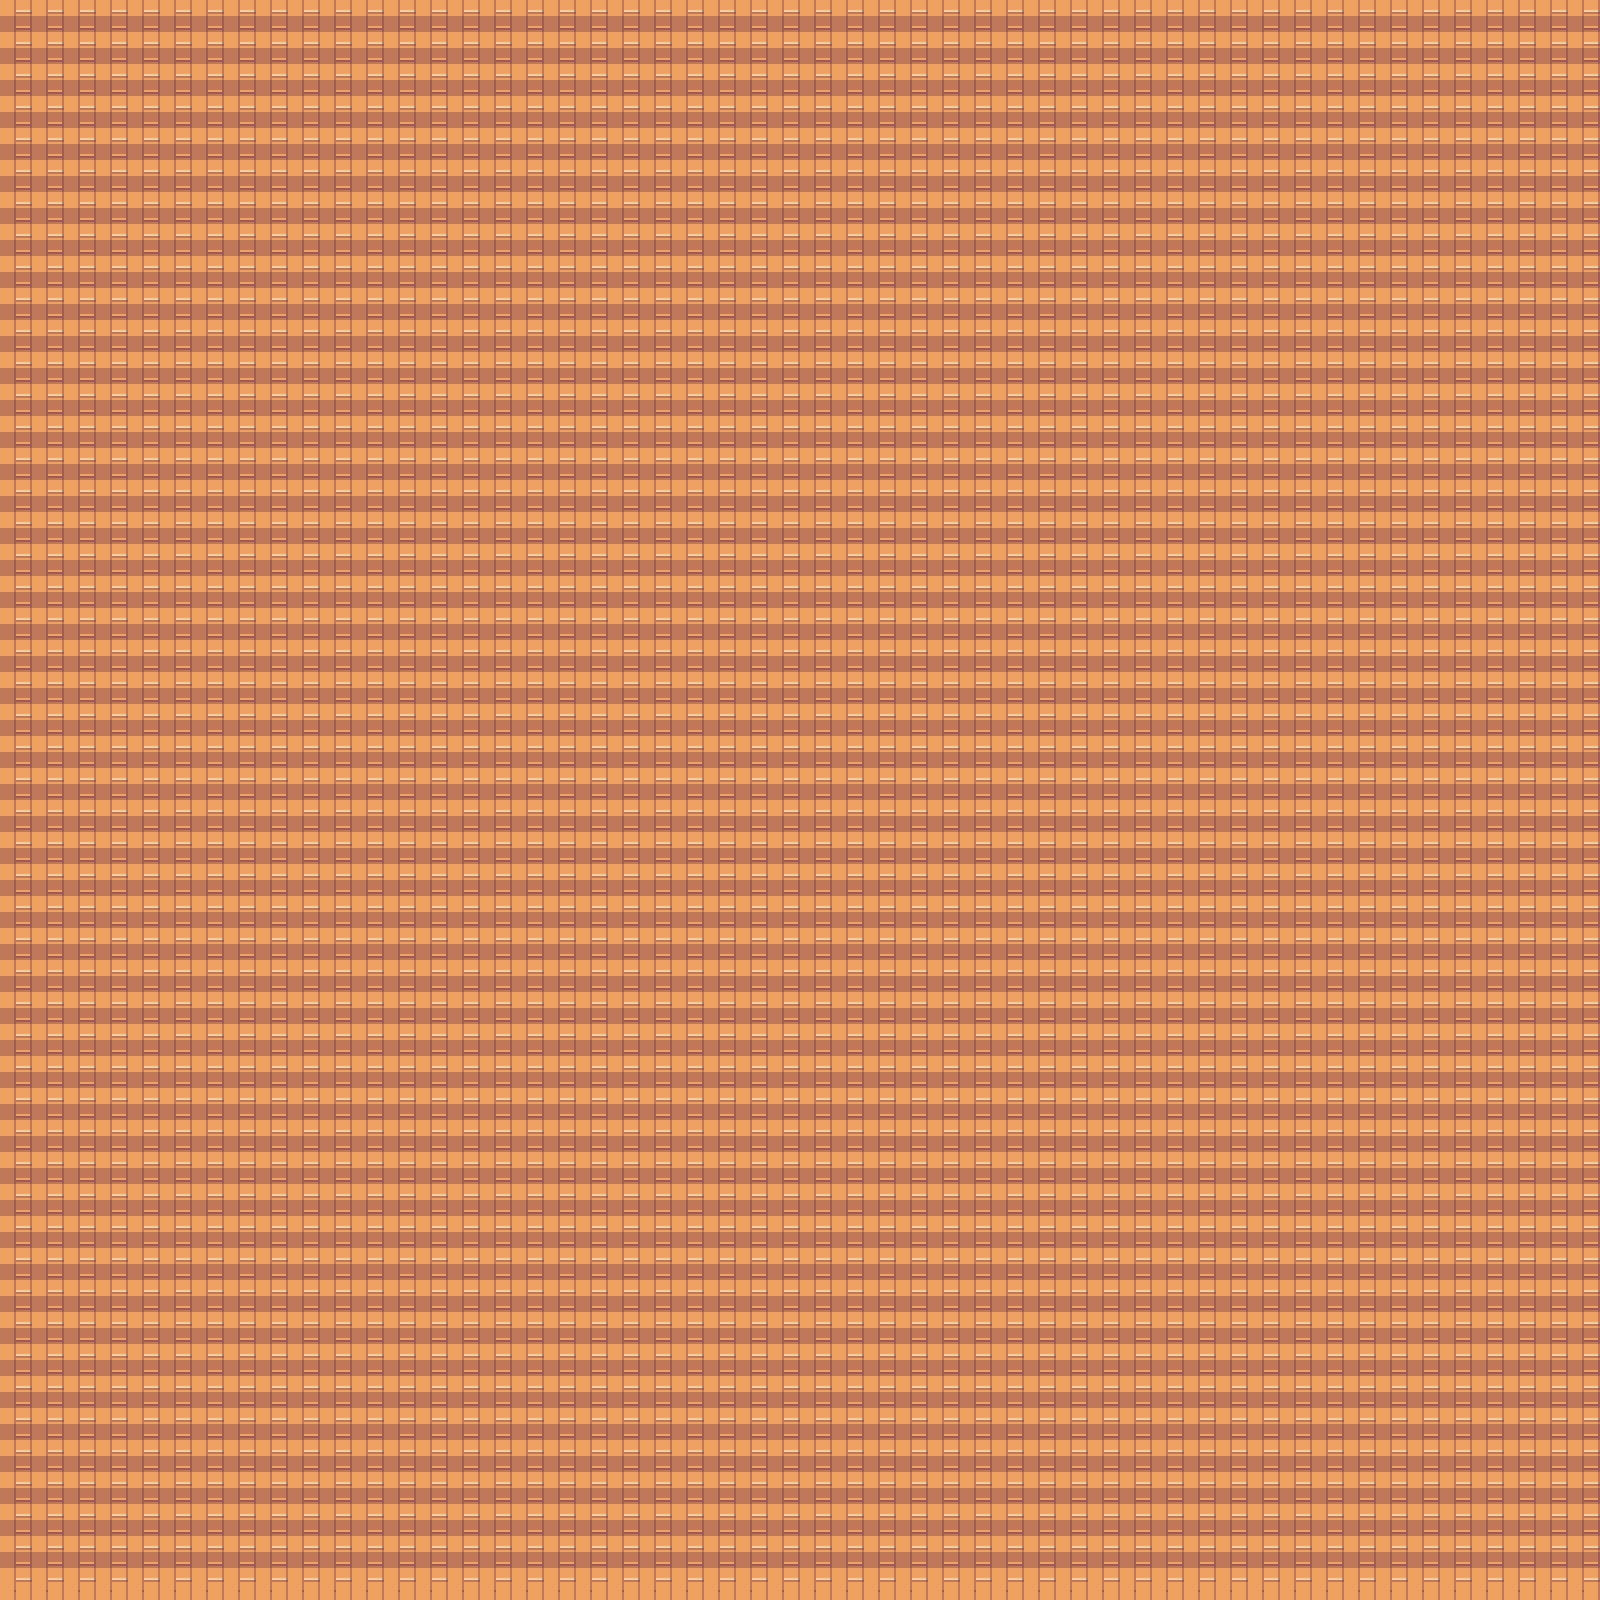

Rendered tile map (Tiled .tmx) drawn with the repository's tilesets; below, a short description and the map source with its tile grids summarised:
An orthogonal 100x100 tile map with 16x16 px tiles, 1 tile layer (Ground).

<map version="1.10" tiledversion="1.12.2" orientation="orthogonal" renderorder="right-down" width="100" height="100" tilewidth="16" tileheight="16" infinite="0" nextlayerid="2" nextobjectid="1">
 <tileset firstgid="1" name="atlas_32x" tilewidth="32" tileheight="32" tilecount="768" columns="48">
  <grid orientation="orthogonal" width="16" height="16" />
  <image source="tiled/Super_Retro_World_Interior_pack_week42/atlas_32x.png" width="1536" height="512" />
 </tileset>
 <layer id="1" name="Ground" width="100" height="100">
  <data>[10000 cells, 10000 non-empty, 4 distinct tile ids]</data>
 </layer>
</map>
